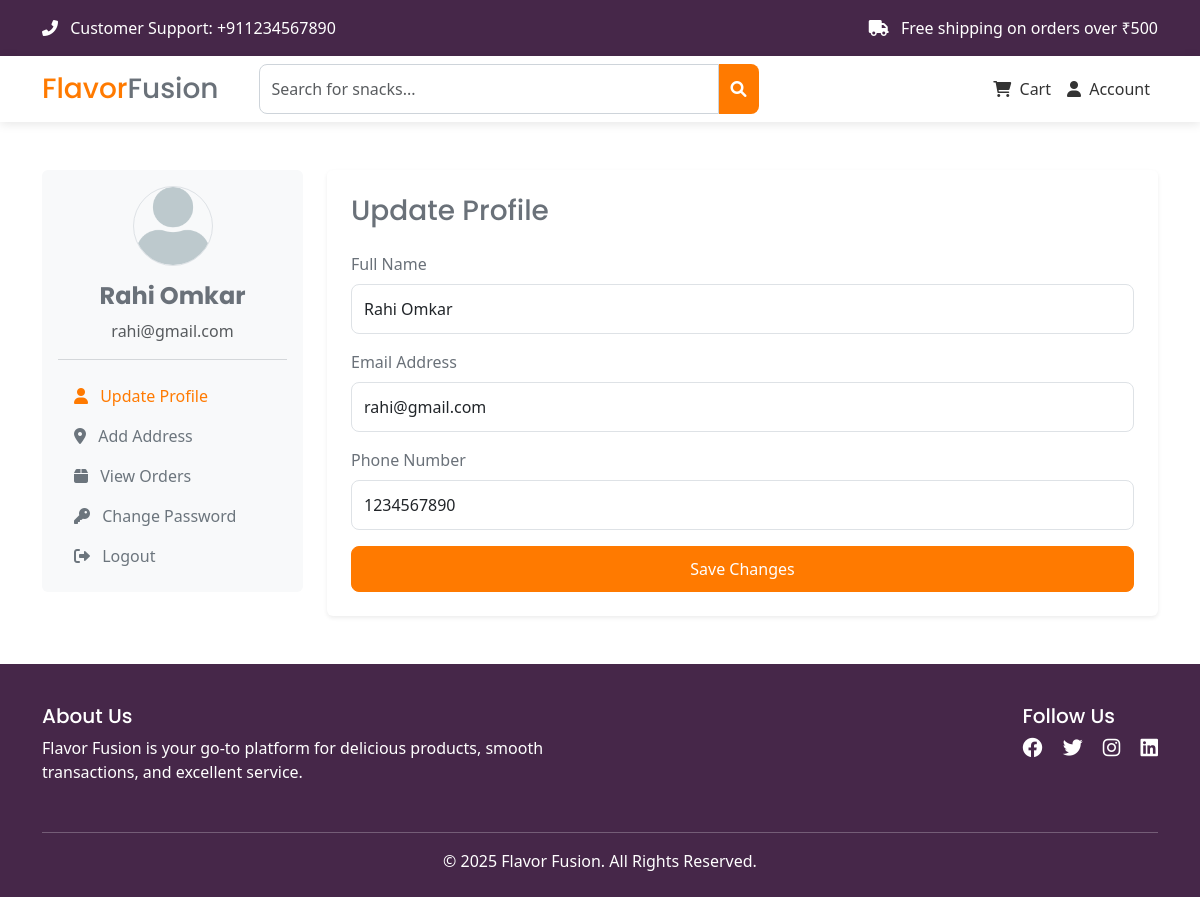
The app's page /profile/index.php (signed in) with its own data.
### tables this page shows
CREATE TABLE `users` (
  `id` int(11) NOT NULL,
  `name` varchar(100) NOT NULL,
  `email` varchar(100) NOT NULL,
  `password` varchar(255) NOT NULL,
  `phone` varchar(15) DEFAULT NULL,
  `profile_pic` varchar(255) DEFAULT NULL,
  `token` varchar(255) DEFAULT NULL,
  `role` enum('customer','admin','staff') DEFAULT 'customer',
  `created_at` timestamp NOT NULL DEFAULT current_timestamp()
);

### init.php (called while the page is built, shortened)
<?php
function get_auth_user()
{
    if (isset($_SESSION["user"])) {
        return $_SESSION["user"];
    }
    return null;
}

### database/Connection.php (called while the page is built, shortened)
<?php
class Connection
{
    private $pdo;
    public function __construct($server_name, $port, $db_name, $username, $password)
    {
        try {
            $this->pdo = new PDO("mysql:host={$server_name};port={$port};dbname={$db_name}", $username, $password);
            $this->pdo->setAttribute(PDO::ATTR_ERRMODE, PDO::ERRMODE_EXCEPTION);
            $this->pdo->setAttribute(PDO::ATTR_DEFAULT_FETCH_MODE, PDO::FETCH_ASSOC);
        } catch (PDOException $e) {
            echo $e->getMessage();
            die();
        }
    }
    public function findById($table_name, $id)
    {
        $statement = $this->pdo->prepare("SELECT * FROM {$table_name} WHERE id = :id");
        $statement->execute(["id" => $id]);
        $result = $statement->fetch();
        return $result;
    }
}

### database/database.php (called while the page is built)
<?php
require(__DIR__ . '/Connection.php');
$servername = 'localhost';
$port = 3306;
$db_name = 'flavor_fusion_db';
$username = 'root';
$password = '';
$connection = new Connection($servername, $port, $db_name, $username, $password);

### public/profile/index.php (the view, shortened to what this page needs)
<?php
include_once "../../init.php";
include_once DB_ROOT . 'database.php';
$auth_user = get_auth_user();
$latest_user = $connection->findById("users", $auth_user["id"]);
?>
<?php include_once '../../includes/header.php' ?>
<?php include_once '../../includes/nav.php' ?>
<div class="container py-5">
    <div class="row">
        <?php $active = "profile";
        include_once '../../includes/user_sidebar.php';
        ?>
        <div class="col-md-9">
            <div class="profile-content bg-white p-4 rounded shadow-sm">
                <h3 class="mb-4">Update Profile</h3>
                <form method="POST" novalidate>
                    <div class="mb-3">
                        <label for="fullName" class="form-label">Full Name</label>
                        <input type="text" class="form-control" id="fullName" placeholder="Enter your full name" name="name" value="<?= $latest_user["name"] ?? "" ?>" required>
                    </div>
                    <div class="mb-3">
                        <label for="email" class="form-label">Email Address</label>
                        <input type="email" class="form-control" id="email" placeholder="Enter your email" name="email" value="<?= $latest_user["email"] ?? "" ?>" required>
                    </div>
                    <div class="mb-3">
                        <label for="phone" class="form-label">Phone Number</label>
                        <input type="text" class="form-control" id="phone" placeholder="Enter your phone number" name="phone" value="<?= $latest_user["phone"] ?? "" ?>" required>
                    </div>
                    <button type="submit" class="btn btn-primary w-100">Save Changes</button>
                </form>
            </div>
        </div>
    </div>
</div>
<?php include_once '../../includes/footer.php' ?>

### includes/user_sidebar.php
<div class="col-md-3">
    <div class="profile-sidebar p-3 bg-light rounded">
        <div class="text-center">
            <img src="<?= ASSETS_PATH . 'images/default-user.png' ?>" alt="User Avatar" class="rounded-circle mb-3 border" width="80">
            <h4 class="fw-bold"><?= $user["name"] ?></h4>
            <p class="text-muted"><?= $user["email"] ?></p>
        </div>
        <hr>
        <ul class="nav flex-column">
            <li class="nav-item">
                <a href="<?= ROOT . 'profile' ?>" class="user-links nav-link <?= $active === 'profile' ?  'text-primary' : 'text-secondary' ?>"><i class="fas fa-user me-2"></i> Update Profile</a>
            </li>
            <li class="nav-item">
                <a href="<?= ROOT . 'profile/address' ?>" class="user-links nav-link <?= $active === 'address' ?  'text-primary' : 'text-secondary' ?>"><i class="fas fa-map-marker-alt me-2"></i> Add Address</a>
            </li>
            <li class="nav-item">
                <a href="<?= ROOT . 'profile/orders' ?>" class="user-links nav-link <?= $active === 'orders' ?  'text-primary' : 'text-secondary' ?>"><i class="fas fa-box me-2"></i> View Orders</a>
            </li>
            <li class="nav-item">
                <a href="<?= ROOT . 'profile/change-password' ?>" class="user-links nav-link <?= $active === 'change-password' ?  'text-primary' : 'text-secondary' ?>"><i class="fas fa-key me-2"></i> Change Password</a>
            </li>
            <li class="nav-item">
                <a href="<?= ROOT . 'profile/logout' ?>" class="user-links nav-link text-secondary"><i class="fas fa-sign-out-alt me-2"></i> Logout</a>
            </li>
        </ul>
    </div>
</div>

### public/assets/css/style.css (style rules this page uses)
:root { --primary-color-50: #fff2e6; --primary-color-100: #ffd7b3; --primary-color: #ff7a00; --body-color: #6a7179; --gray-100: #dee2e6; --gray-500: #868e96; --secondary-color: #462749; --color-success: #20c997; --color-error: #ff6b6b; }
body { color: var(--body-color); min-height: 100dvh; display: flex; flex-direction: column; }
h1, h2, h3, h4, h5, h6 { font-family: "Poppins", sans-serif; }
.btn { padding: 8px 12px; border-radius: 8px; }
.btn-outline-primary:hover, .btn-primary { background-color: var(--primary-color); border-color: var(--primary-color); border-radius: 8px; padding: 10px 20px; transition: all 0.3s ease; font-weight: 500; }
.text-primary { color: var(--primary-color) !important; }
.form-control, .form-select { border-radius: 8px; padding: 12px; border: 1px solid var(--gray-100); }
.form-label { font-weight: 500; margin-bottom: 0.5rem; }
.nav-link { font-weight: 500; color: #333; transition: color 0.3s ease; }

### records on screen
users: name "Rahi Omkar", email "rahi@gmail.com", phone "1234567890"
